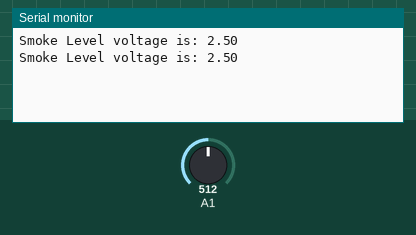
Simulated run of this sketch. Board: Arduino Uno, built with avr-gcc and run on an emulated ATmega328P. Parts: the last lines printed to the serial monitor. Inputs (shaded band) come from the test bench; at power-on: A1 = 512.

Above: at 2.8 s.
2.9 s: A1 set to 716
At 4.9 s:
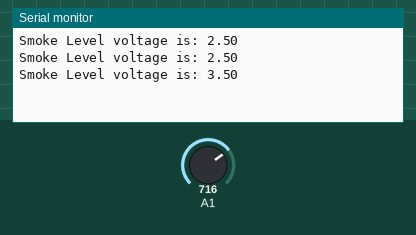
5.6 s: A1 set to 900
At 6.4 s:
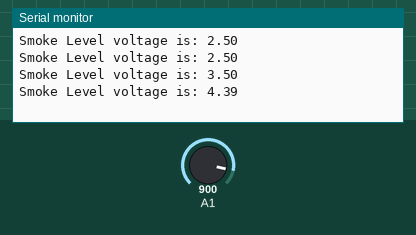
Timing chart, 0 to 8.6 s (numbered marks = the images above; inputs shaded):
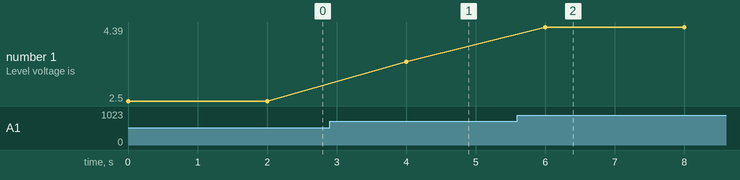

Measured:
- after the input at 2.9 s, the serial monitor: prints a new line after 1.1 s (image 1)
- after the input at 5.6 s, the serial monitor: prints a new line after 0.40 s (image 2)
- plotted number 1: 2.5 → 3.5 after the input at 2.9 s, 3.5 → 4.39 after the input at 5.6 s

The sketch:

smoke_sensing.ino
```cpp
// initializations
float smoke_level = 0;
float smoke_volt = 0;

void setup() {
  // put your setup code here, to run once:
  pinMode(A0, INPUT);

  Serial.begin(9600);
}


void loop() {
  // put your main code here, to run repeatedly:
  smoke_level = analogRead(A1);
  smoke_volt = smoke_level / 1024 * 5.0;

  Serial.print("Smoke Level voltage is: ");
  Serial.println(smoke_volt);

  delay(2000);
}
```
